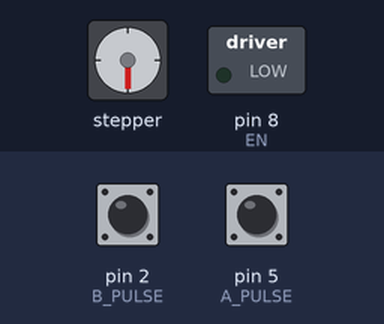
Bench run of a sketch on a simulated Arduino Uno, built with avr-gcc and run on an emulated ATmega328P. Parts: stepper motor, switched loads named in the sketch (green lamp = pin HIGH). The inputs (shaded band) are chosen by the test bench; at power-on: pin 5 (A_PULSE) HIGH, pin 2 (B_PULSE) LOW. Stepper angles assume 200 steps per turn.

Above: at 1.2 s.
1.3 s: pin 5 (A_PULSE) pulled LOW for 0.15 s
At 1.58 s:
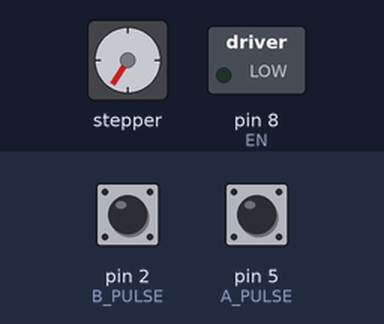
3.2 s: pin 5 (A_PULSE) pulled LOW for 1 s
At 3.65 s:
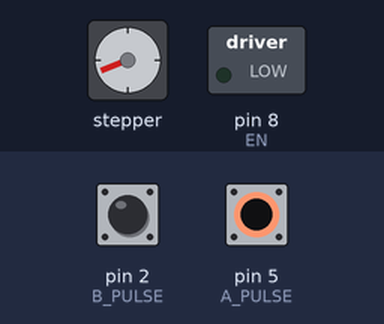
6.2 s: pin 5 (A_PULSE) pulled LOW for 3.2 s
At 8.2 s:
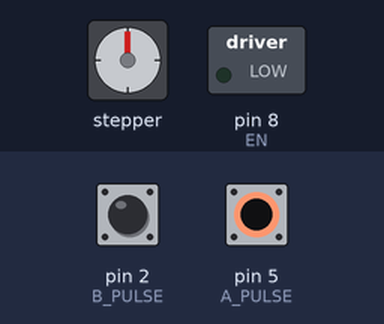
11.2 s: pin 5 (A_PULSE) pulsed LOW 5 times (0.12 s each, 0.3 s apart)
At 11.65 s:
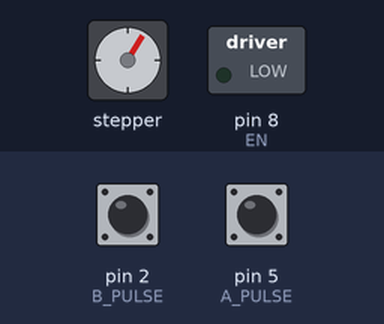
14.3 s: pin 5 (A_PULSE) pulsed LOW 2 times (0.12 s each, 0.3 s apart)
At 14.45 s:
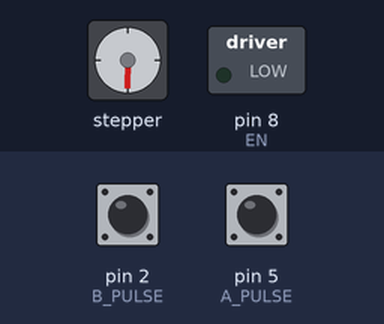
Timing chart, 0 to 17.3 s (numbered marks = the images above; inputs shaded):
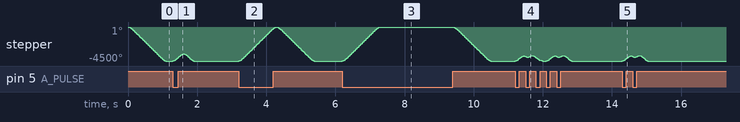

The sketch:

swing_movement.ino
```cpp
#include <AccelStepper.h>

// pins for stepper motor
#define X_DIR 7
#define X_STP 4
#define EN 8

// pins for encoder
#define A_PULSE 5
#define B_PULSE 2
#define Z_PULSE 3

// angle calculator
int currState;
int lastState;
int counter = 0;
// stepper motor w acceleration
AccelStepper stepper(AccelStepper::DRIVER, X_STP, X_DIR);
// encoder info
struct EncoderInfo {
  float angle;
  bool dirChange;
  bool clockwise;
} encoderInfo;

void setup()
{
  pinMode(X_DIR, OUTPUT);
  pinMode(X_STP, OUTPUT);
  pinMode(EN, OUTPUT);
  digitalWrite(EN, LOW);
  Serial.begin(115200);

  lastState = digitalRead(A_PULSE);

  stepper.setEnablePin(4);
  // need to finetune accel && maxspeed
  stepper.setMaxSpeed(500000);
  stepper.setAcceleration(45000);
  stepper.moveTo(-2500);
}

void loop()
{
  readEncoder(&encoderInfo);
  // if angle is not PID ready, swing up, else PID & balance
  swingUp();
  stepper.run();
}

/**
 * Reads value from the encoder and finds the angle
 *
 * Will update counter and angle variable
 *
 * param EncoderInfo: encoderInfo struct containing angle and
 */
void readEncoder(EncoderInfo *encoderInfo){
  currState = digitalRead(A_PULSE);
  if (currState != lastState){
    encoderInfo->dirChange = true;
    if (digitalRead(B_PULSE) != currState) {
      counter++;
      encoderInfo->clockwise = true;
      }
    else {
      counter--;
      encoderInfo->clockwise = false;
      }
  }
  lastState = currState;
  encoderInfo->angle = (counter/2%1024)/1024.0*360.0;
}

/**
 * Swing up for the pendulum
 *
 * Moves left or right depending on current direction of the swing
 */
void swingUp(){
  if (encoderInfo.dirChange && encoderInfo.angle == 0.0){
    if (encoderInfo.clockwise) {
      stepper.moveTo(-2500);
    }
    else {
      stepper.moveTo(0);
    }
    encoderInfo.dirChange = false;

  }
}

void balance() {
  return;
}
```

Measured:
- after the input at 1.3 s, stepper: turns 932° clockwise in 0.30 s, then 932° counter-clockwise in 0.28 s
- after the input at 3.2 s, stepper: turns 4496° clockwise in 1.1 s, then 4496° counter-clockwise in 1.1 s
- after the input at 6.2 s, stepper: turns 4500° clockwise in 1.1 s, then 4500° counter-clockwise in 1.1 s
- after the input at 11.2 s, stepper: turns 666° clockwise in 0.24 s, then 182° counter-clockwise in 0.08 s, then 232° clockwise in 0.10 s, then 716° counter-clockwise in 0.30 s, and so on
- after the input at 14.3 s, stepper: turns 666° clockwise in 0.24 s, then 182° counter-clockwise in 0.08 s, then 232° clockwise in 0.10 s, then 716° counter-clockwise in 0.24 s
- by itself, stepper: keeps turning counter-clockwise at about 4189°/s
